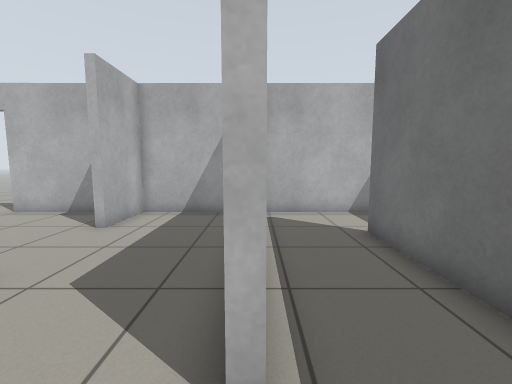
View 1 (above)

14 first-person views from a walk through a Gazebo world. The camera is 0.94 m above the floor, tilts 6° down and sees 90° across. The floor is counted in squares, 0.5 m on a side. Each view is taken from the middle of a square. On the plan, view 1 faces up. The plan holds only what a view shows up to about 15 squares ahead; the rest is blank.

View 2
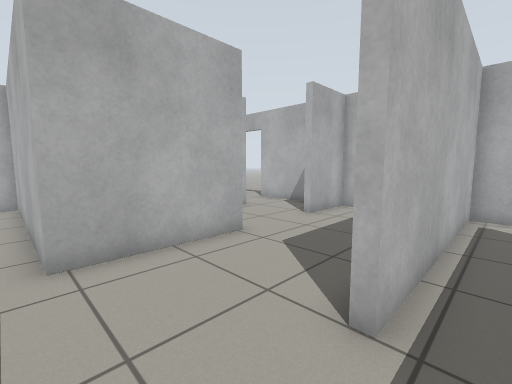

View 3
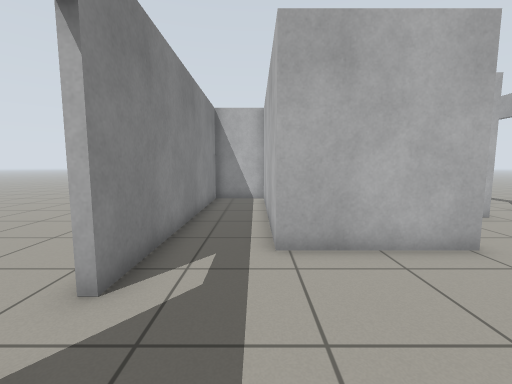

View 4
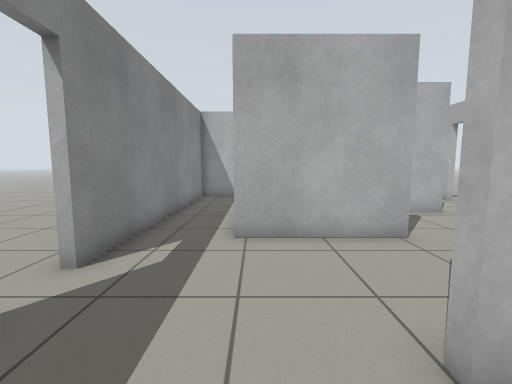

View 5
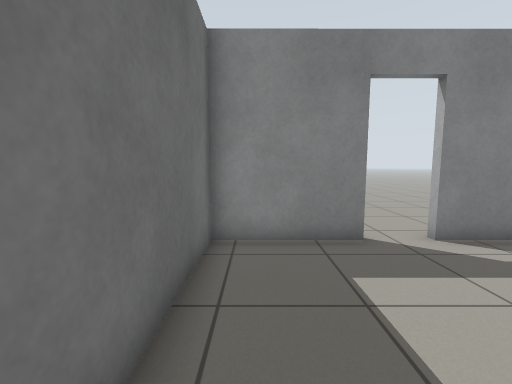

View 6
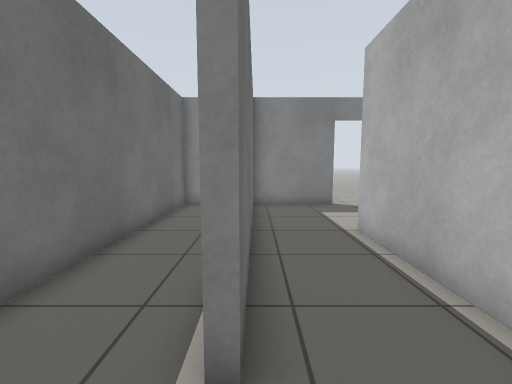

View 7
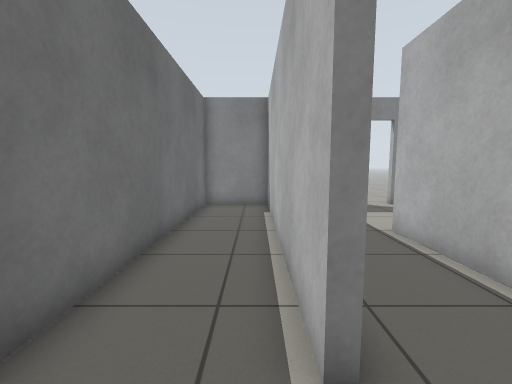

View 8
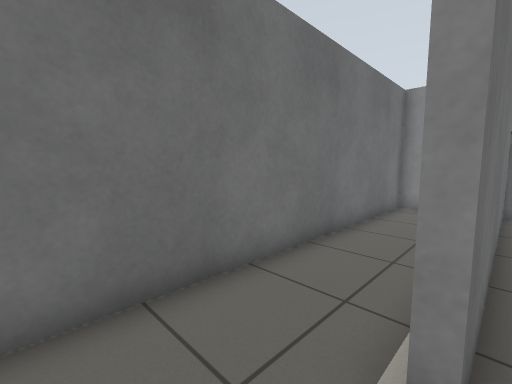

View 9
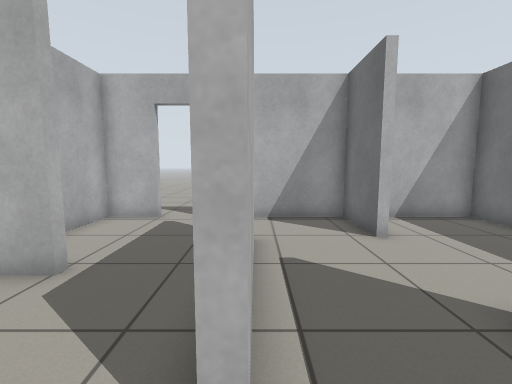

View 10
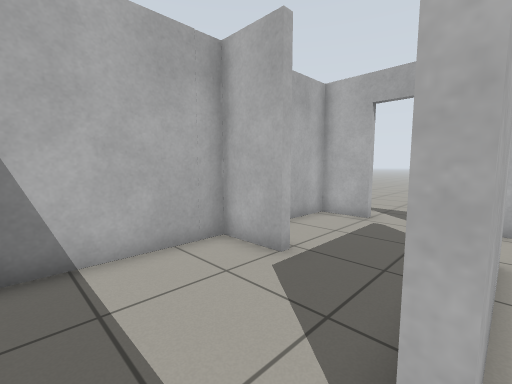

View 11
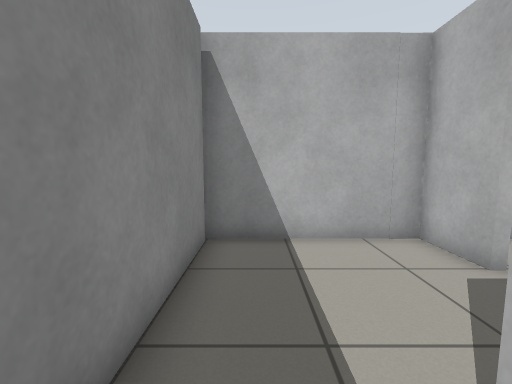

View 12
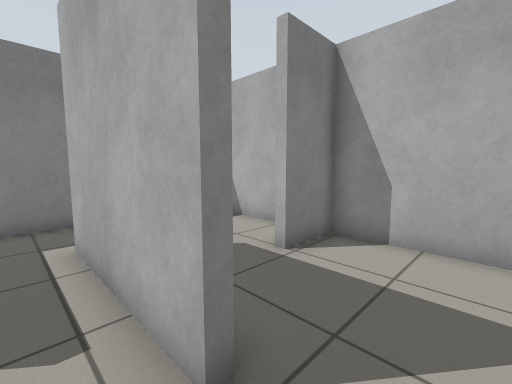

View 13
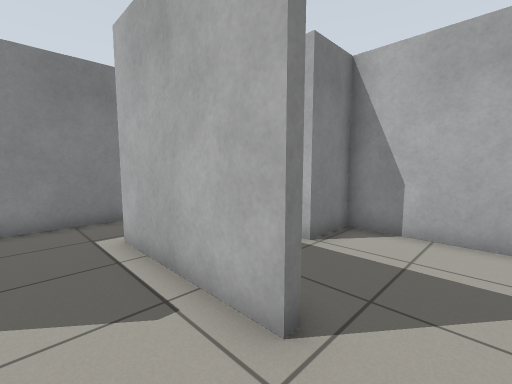

View 14
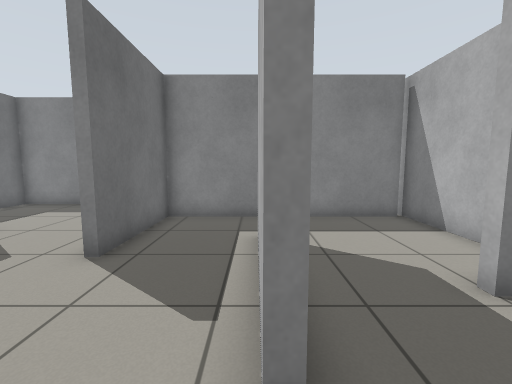

### Floor plan
Ten units are one square. View 1 is at (0, 0); x grows to the right and y downward. Boxes are objects, and circles mark ways between rooms. Rooms are numbered by the first view taken in them; rooms with no view inside come last. Other rooms are left out.
<svg viewBox="-140 -107 209 147">
<path fill="none" stroke="#000" d="M-7 33 31 33 31 -71M36 -102 1 -102 1 -18M34 -71 34 33 64 32 64 -92M46 -102 36 -102M-114 -55 -114 -52 -134 -52 -135 -1M-132 3 -75 3M-75 3 -48 3 -48 -24M-48 -75 -48 -102 -85 -102M-80 -75 -80 -24M-48 -24 -48 -39 -45 -39M-45 -14 -45 6 -132 6M-135 -1 -135 33 -25 33M-45 -39 -45 -14M-2 -86 -2 -102 -45 -102 -45 -75M-115 -102 -134 -102 -134 -55 -114 -55M-85 -102 -97 -102"/>
<circle cx="30" cy="-85" r="3" fill="#2a7"/>
<circle cx="0" cy="5" r="3" fill="#2a7"/>
<circle cx="-80" cy="-15" r="3" fill="#2a7"/>
<circle cx="-100" cy="-60" r="3" fill="#2a7"/>
<circle cx="-65" cy="-30" r="3" fill="#2a7"/>
<circle cx="-50" cy="-55" r="3" fill="#2a7"/>
<circle cx="-80" cy="-85" r="3" fill="#2a7"/>
<circle cx="-25" cy="-25" r="3" fill="#2a7"/>
<text x="10" y="-30">1</text>
<text x="40" y="-40">2</text>
<text x="-110" y="-30">3</text>
<text x="-70" y="-20">4</text>
<text x="-60" y="-60">5</text>
<text x="-60" y="10">6</text>
<text x="-30" y="-60">7</text>
<text x="-110" y="-80">8</text>
</svg>
Room 1 opens to room 2. Room 1 opens to room 6. Room 3 opens to room 4. Room 3 opens to room 8. Room 4 opens to room 5. Room 5 opens to room 7. Room 5 opens to room 8. Room 6 opens to room 7.

Where each view was taken, in squares from view 1:
view 1: 0 up, 0 right, facing up
view 2: 1 down, 1 right, facing up-left
view 3: 1 down, 1 right, facing left
view 4: 0 up, 2 right, facing left
view 5: 3 up, 2 right, facing down
view 6: 9 up, 3 right, facing down
view 7: 9 up, 4 right, facing down
view 8: 9 up, 3 right, facing down-right
view 9: 1 up, 8 left, facing up
view 10: 1 up, 8 left, facing up-left
view 11: 1 up, 7 left, facing left
view 12: 9 up, 7 left, facing down-left
view 13: 9 up, 6 left, facing down-left
view 14: 9 up, 8 left, facing down
